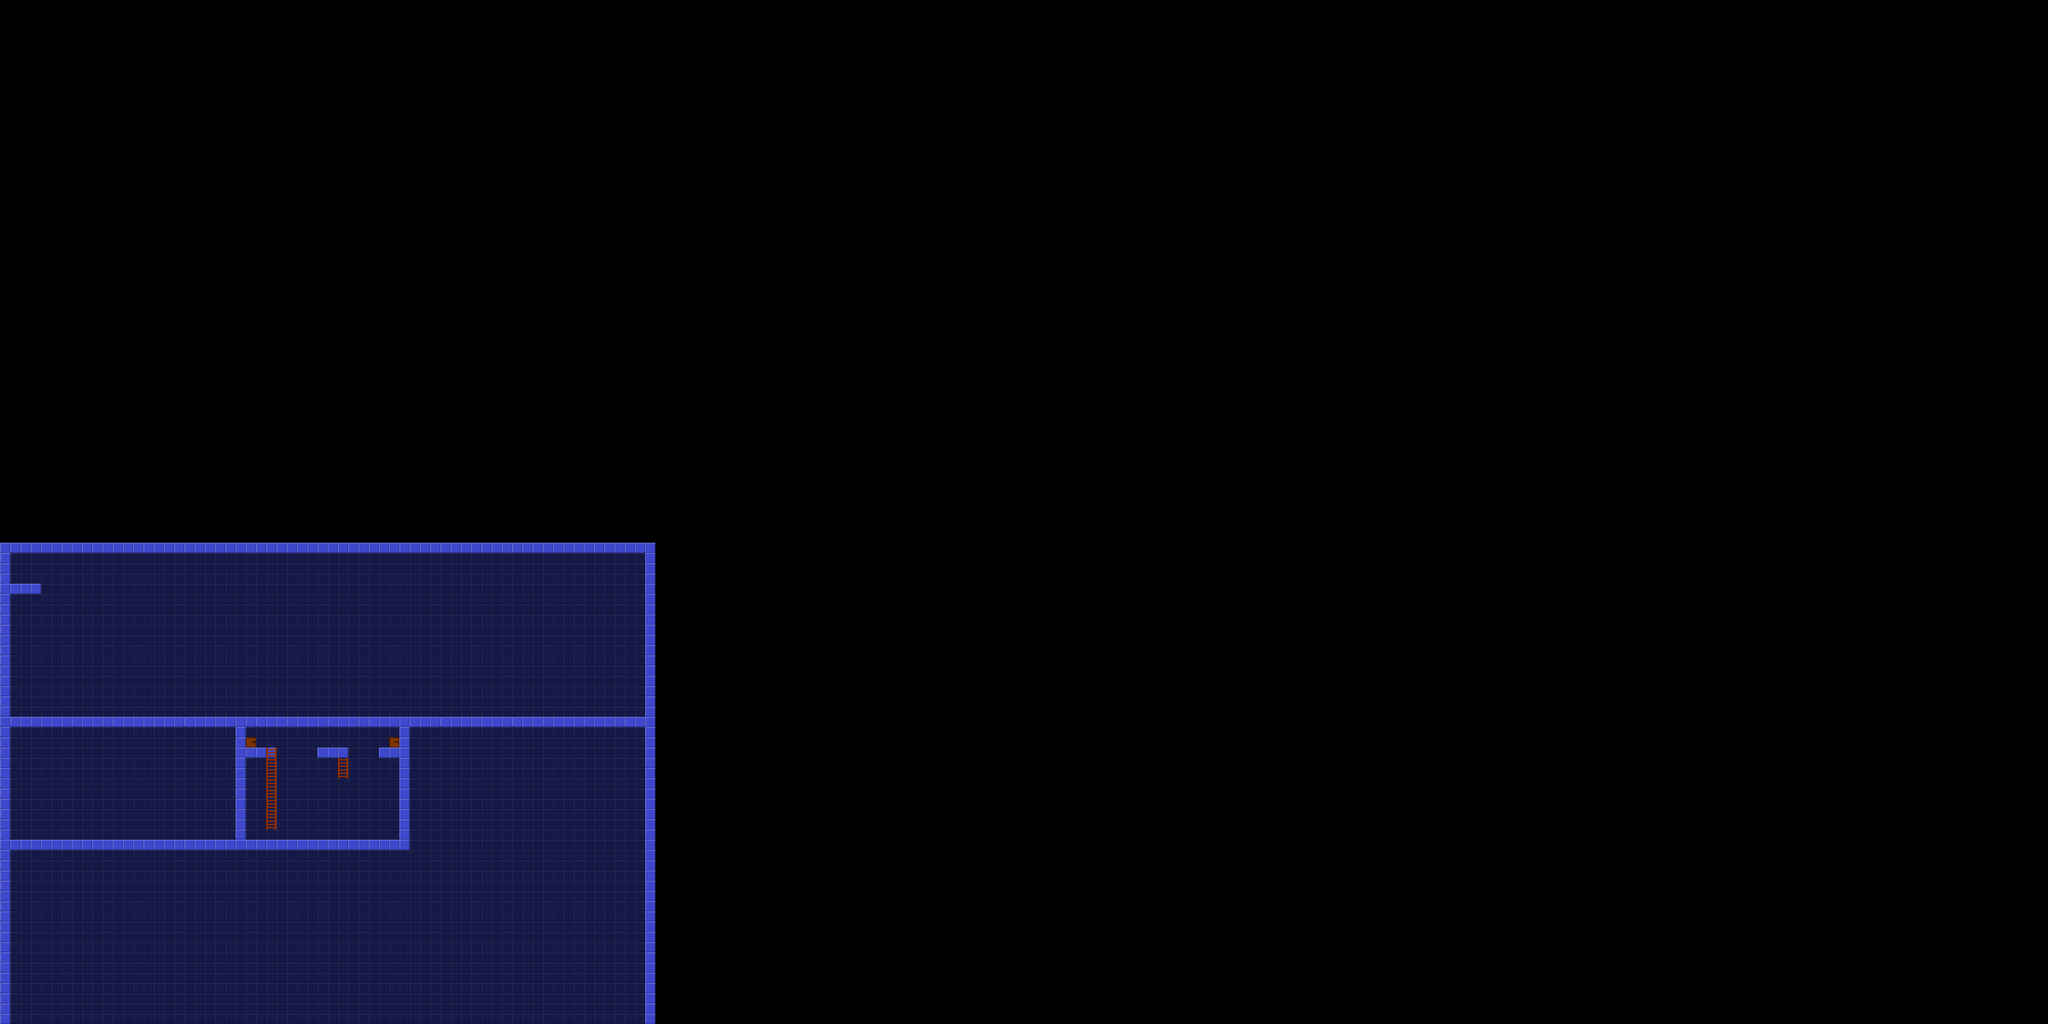

Tiled map render using the project's own tile images. Description and the map definition, with tile-layer contents summarised, below:
An orthogonal 200x100 tile map with 32x32 px tiles, 5 tile layers (Decorations, Level, doorPath1, doorPath2, ...), 1 hidden layer not drawn.

<map version="1.8" tiledversion="1.8.6" orientation="orthogonal" renderorder="right-down" width="200" height="100" tilewidth="32" tileheight="32" infinite="0" nextlayerid="7" nextobjectid="1">
 <tileset firstgid="1" name="tiles" tilewidth="32" tileheight="32" tilecount="34" columns="34">
  <image source="res/tiles.png" width="1088" height="32" />
 </tileset>
 <layer id="4" name="Decorations" width="200" height="100">
  <data>[20000 cells, 2852 non-empty, 1 distinct tile ids]</data>
 </layer>
 <layer id="1" name="Level" width="200" height="100">
  <data>[20000 cells, 290 non-empty, 5 distinct tile ids]</data>
 </layer>
 <layer id="5" name="doorPath1" width="200" height="100">
  <data>[20000 cells, 1 non-empty, 1 distinct tile ids]</data>
 </layer>
 <layer id="6" name="doorPath2" width="200" height="100">
  <data>[20000 cells, 1 non-empty, 1 distinct tile ids]</data>
 </layer>
 <layer id="2" name="Ladders" width="200" height="100">
  <data>[20000 cells, 10 non-empty, 1 distinct tile ids]</data>
 </layer>
 <layer id="3" name="Entities" width="200" height="100" visible="0">
  <data>[20000 cells, 2 non-empty, 2 distinct tile ids]</data>
 </layer>
</map>
